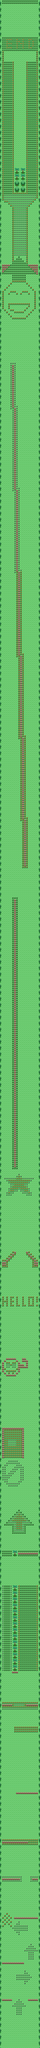

Rendered tile map (Tiled .tmx) drawn with the repository's tilesets; below, a short description and the map source with its tile grids summarised:
An orthogonal 20x1000 tile map with 16x16 px tiles, 5 tile layers (terrain, trees, rocks, designs, ...).

<map version="1.0" orientation="orthogonal" renderorder="left-down" width="20" height="1000" tilewidth="16" tileheight="16" nextobjectid="1">
 <tileset firstgid="1" name="custom_tileset_1" tilewidth="16" tileheight="16">
  <image source="../tileSets/custom_tileset_1.png" width="144" height="48" />
 </tileset>
 <layer name="terrain" width="20" height="1000">
  <data>[20000 cells, 20000 non-empty, 1 distinct tile ids]</data>
 </layer>
 <layer name="trees" width="20" height="1000">
  <data>[20000 cells, 2207 non-empty, 18 distinct tile ids]</data>
 </layer>
 <layer name="rocks" width="20" height="1000">
  <data>[20000 cells, 610 non-empty, 3 distinct tile ids]</data>
 </layer>
 <layer name="designs" width="20" height="1000">
  <data>[20000 cells, 3507 non-empty, 3 distinct tile ids]</data>
 </layer>
 <layer name="finishline" width="20" height="1000">
  <data>[20000 cells, 129 non-empty, 1 distinct tile ids]</data>
 </layer>
</map>